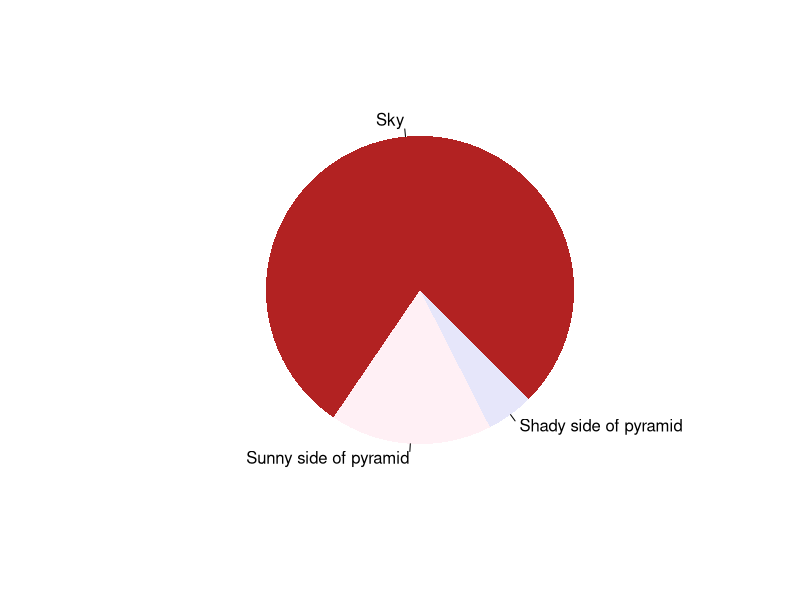

Write the R code that produced this figure.
## ---- chunk 1
paste("This", "new", "template", "looks", "good")
## ---- chunk 2
pie(
  c(Sky = 78, "Sunny side of pyramid" = 17, "Shady side of pyramid" = 5), 
  init.angle = 315, 
  col = c("firebrick", "lavenderblush", "lavender"), 
  border = FALSE
)
## ---- chunk 3
